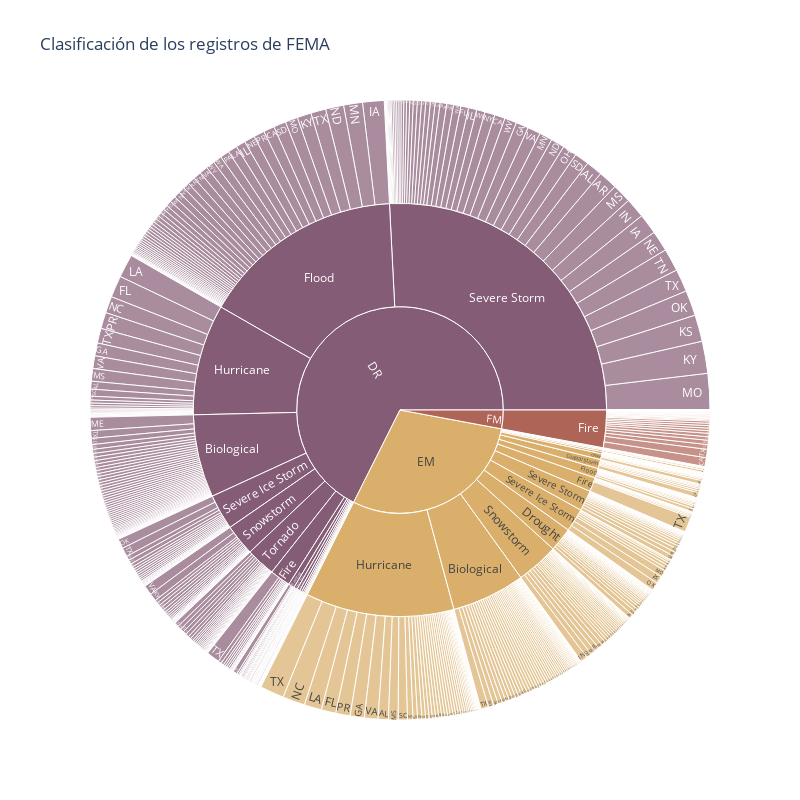

Notebook code cell kept with this figure:
### Code cell
#Mediante un grafico circular podemos tener una mejor representación de como se distribuyen los datos en referencia a unas variables clave.

fig = px.sunburst(data, path=['declarationType','incidentType','state'], width=800, height=800,title='Clasificación de los registros de FEMA',color_discrete_sequence=px.colors.qualitative.Antique)
fig.show()

### Figure 1 — Plotly figure (JSON) as saved in the notebook; plotly's stock layout.template omitted (floating-point values rounded to 4 significant figures; data arrays with more than 128 entries replaced by an {"elided": "..."} marker saying what was removed)
{"data": [{"branchvalues": "total", "domain": {"x": [0, 1], "y": [0, 1]}, "hovertemplate": "labels=%{label}<br>count=%{value}<br>parent=%{parent}<br>id=%{id}<extra></extra>", "ids": {"elided": "766 str values"}, "labels": {"elided": "766 str values"}, "name": "", "parents": {"elided": "766 str values"}, "type": "sunburst", "values": {"elided": "766 int values"}}], "layout": {"height": 800, "legend": {"tracegroupgap": 0}, "sunburstcolorway": ["rgb(133, 92, 117)", "rgb(217, 175, 107)", "rgb(175, 100, 88)", "rgb(115, 111, 76)", "rgb(82, 106, 131)", "rgb(98, 83, 119)", "rgb(104, 133, 92)", "rgb(156, 156, 94)", "rgb(160, 97, 119)", "rgb(140, 120, 93)", "rgb(124, 124, 124)"], "title": {"text": "Clasificación de los registros de FEMA"}, "width": 800}}
